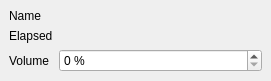
<?xml version="1.0" encoding="UTF-8"?>
<ui version="4.0">
 <class>MainWindow</class>
 <widget class="QMainWindow" name="MainWindow">
  <property name="geometry">
   <rect>
    <x>0</x>
    <y>0</y>
    <width>271</width>
    <height>78</height>
   </rect>
  </property>
  <property name="contextMenuPolicy">
   <enum>Qt::CustomContextMenu</enum>
  </property>
  <property name="windowTitle">
   <string>Audio player</string>
  </property>
  <property name="toolTip">
   <string>&lt;html&gt;&lt;head/&gt;&lt;body&gt;&lt;p&gt;Right-click here to open action menu.&lt;/p&gt;&lt;/body&gt;&lt;/html&gt;</string>
  </property>
  <widget class="QWidget" name="centralwidget">
   <layout class="QGridLayout" name="gridLayout">
    <item row="0" column="0">
     <layout class="QFormLayout" name="formLayout">
      <item row="0" column="0">
       <widget class="QLabel" name="nameLabel">
        <property name="text">
         <string>Name</string>
        </property>
       </widget>
      </item>
      <item row="0" column="1">
       <widget class="QLabel" name="nameValueLabel">
        <property name="text">
         <string>&lt;N/A&gt;</string>
        </property>
       </widget>
      </item>
      <item row="1" column="0">
       <widget class="QLabel" name="lengthLabel">
        <property name="text">
         <string>Elapsed</string>
        </property>
       </widget>
      </item>
      <item row="1" column="1">
       <widget class="QLabel" name="elapsedValueLabel">
        <property name="text">
         <string>&lt;N/A&gt;</string>
        </property>
       </widget>
      </item>
      <item row="2" column="0">
       <widget class="QLabel" name="volumeLabel">
        <property name="text">
         <string>Volume</string>
        </property>
       </widget>
      </item>
      <item row="2" column="1">
       <widget class="QSpinBox" name="volumeSpinBox">
        <property name="readOnly">
         <bool>false</bool>
        </property>
        <property name="suffix">
         <string> %</string>
        </property>
        <property name="maximum">
         <number>100</number>
        </property>
       </widget>
      </item>
     </layout>
    </item>
   </layout>
  </widget>
 </widget>
 <resources/>
 <connections/>
</ui>
